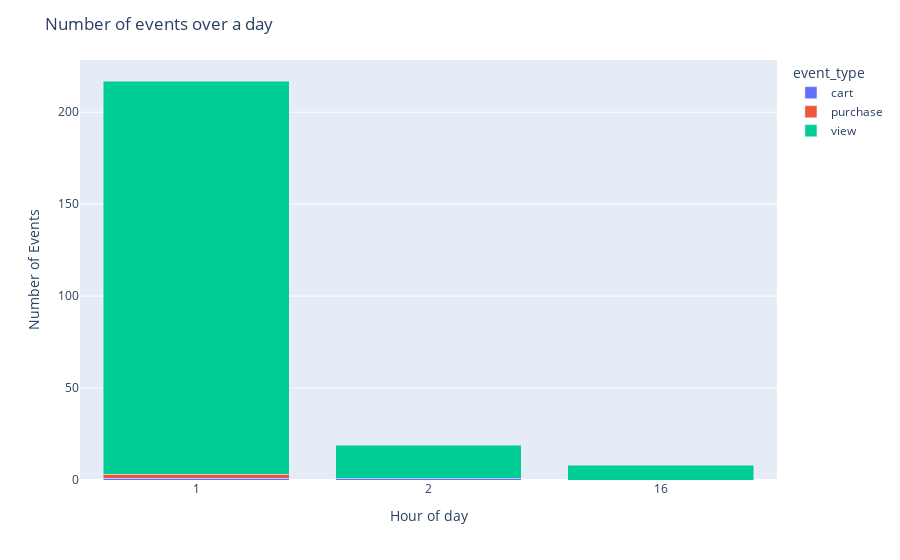

The notebook cell saved with this chart:
### Code cell
# Timestamp Distribution (per event_type) over every hour of a day

df = sdf_time_dist_day.toPandas()

fig = px.bar(df, x = 'hour', y = 'cnt', color ='event_type', barmode = 'stack')

fig.update_layout(title = "Number of events over a day",
     xaxis_title = 'Hour of day', yaxis_title = 'Number of Events')
fig.update_xaxes(type="category")
fig.show()

### Figure 1 — Plotly figure (JSON) as saved in the notebook; plotly's stock layout.template omitted (floating-point values rounded to 4 significant figures)
{"data": [{"alignmentgroup": "True", "hovertemplate": "event_type=cart<br>hour=%{x}<br>cnt=%{y}<extra></extra>", "legendgroup": "cart", "marker": {"color": "#636efa"}, "name": "cart", "offsetgroup": "cart", "orientation": "v", "showlegend": true, "textposition": "auto", "type": "bar", "x": [1, 2], "xaxis": "x", "y": [1, 1], "yaxis": "y"}, {"alignmentgroup": "True", "hovertemplate": "event_type=purchase<br>hour=%{x}<br>cnt=%{y}<extra></extra>", "legendgroup": "purchase", "marker": {"color": "#EF553B"}, "name": "purchase", "offsetgroup": "purchase", "orientation": "v", "showlegend": true, "textposition": "auto", "type": "bar", "x": [1], "xaxis": "x", "y": [2], "yaxis": "y"}, {"alignmentgroup": "True", "hovertemplate": "event_type=view<br>hour=%{x}<br>cnt=%{y}<extra></extra>", "legendgroup": "view", "marker": {"color": "#00cc96"}, "name": "view", "offsetgroup": "view", "orientation": "v", "showlegend": true, "textposition": "auto", "type": "bar", "x": [1, 2, 16], "xaxis": "x", "y": [214, 18, 8], "yaxis": "y"}], "layout": {"barmode": "stack", "legend": {"title": {"text": "event_type"}, "tracegroupgap": 0}, "margin": {"t": 60}, "title": {"text": "Number of events over a day"}, "xaxis": {"anchor": "y", "domain": [0, 1], "title": {"text": "Hour of day"}, "type": "category"}, "yaxis": {"anchor": "x", "domain": [0, 1], "title": {"text": "Number of Events"}}}}
